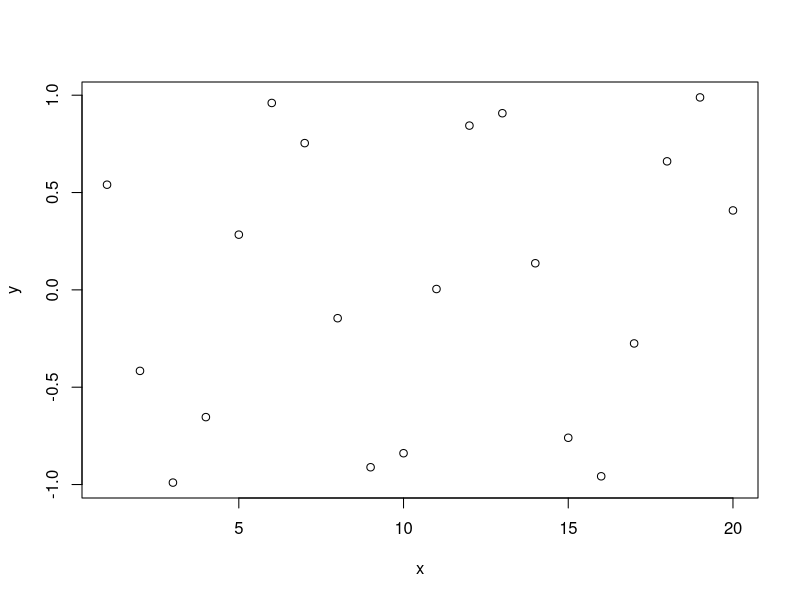
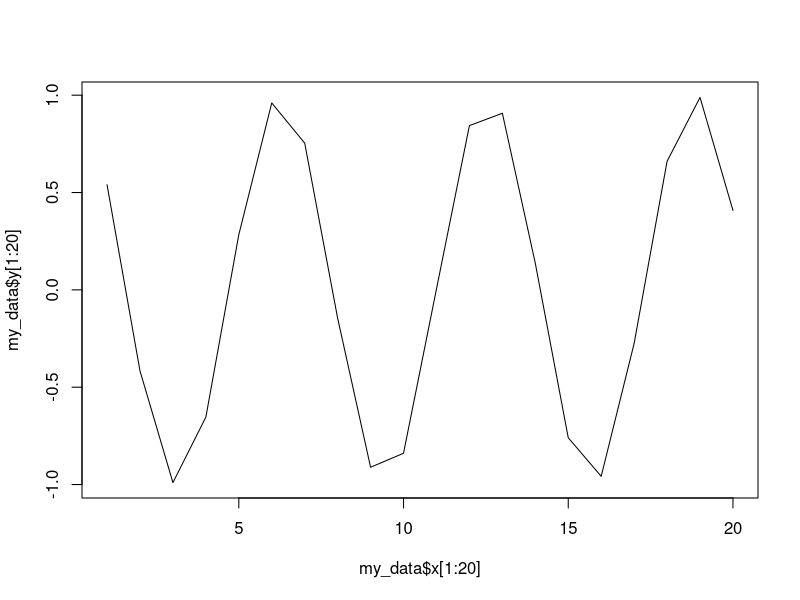

The R script that drew these images, in order:
## ---- chunk 1
#| echo: false
1+1
## ---- chunk 2

sample(x = 1:200, size = 20)
## ---- chunk 3
set.seed(123)
sample(x = 1:200, size = 20)
## ---- chunk 4
x <- 3
y = 3

x*x
y*y
## ---- chunk 5
sample(1:10, 2)
sample(x = 1:10, size = 2)
## ---- chunk 6
Sys.time()
## ---- chunk 7
Sys.Date()
## ---- chunk 8
print("Hola desde R")
## ---- chunk 9
print(x = "Hola desde R" )
## ---- chunk 10
jorge = 10
jorge2 <- 20

jorge + jorge2
## ---- chunk 11
nombres = c("Sasha","Jorge","Maria","Rita","Juan","Camila")

## ---- chunk 12
sample(x=1:10, size=2)
## ---- chunk 13
sample(x = nombres, size = 2)
## ---- chunk 14
print(nombres)

print(nombres[2])
## ---- chunk 15
print(nombres[c(2,4)])
## ---- chunk 16
apellidos <- c("Dietrichson", "Lopez","Sanchez","Perez","Martinez","Hovig")
## ---- chunk 17
gente <- data.frame(nombres,apellidos)
## ---- chunk 18
print(gente)
## ---- chunk 19
nombres[3]
## ---- chunk 20
gente[3,1]
gente[3,2]
## ---- chunk 21
gente$nombres[1]
## ---- chunk 22
gente$apellidos[2]
## ---- chunk 23
my_data <- data.frame(
  x = 1:20,
  y = cos(1:20)
)
## ---- chunk 24
print(my_data)
## ---- chunk 25
plot(my_data)
## ---- chunk 26
plot(x = my_data$x[1:20], y= my_data$y[1:20], type='l')
